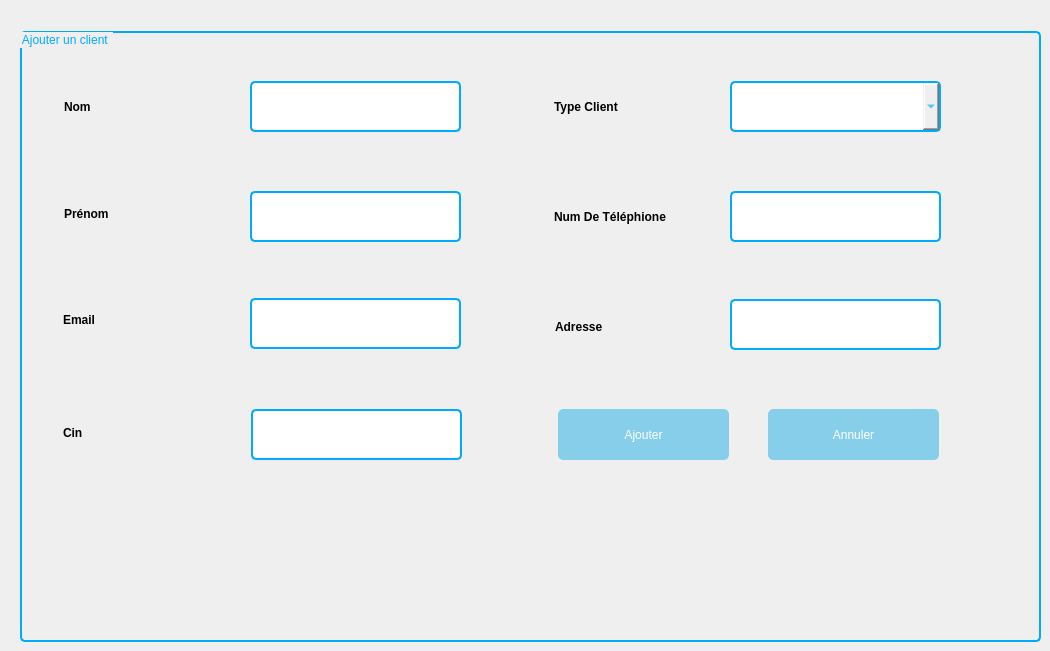
     <widget class="QWidget" name="tab_3">
      <attribute name="title">
       <string>Ajouter Client</string>
      </attribute>
      <widget class="QGroupBox" name="groupBox_10">
       <property name="geometry">
        <rect>
         <x>20</x>
         <y>31</y>
         <width>1021</width>
         <height>611</height>
        </rect>
       </property>
       <property name="styleSheet">
        <string notr="true">border: 2px solid blue; border-radius: 5px; margin-top: 1ex;
color:#00aaff;
border-color:#00aaff;</string>
       </property>
       <property name="title">
        <string>Ajouter un client </string>
       </property>
       <widget class="QLineEdit" name="lineEdit_nomCliet">
        <property name="geometry">
         <rect>
          <x>230</x>
          <y>50</y>
          <width>211</width>
          <height>51</height>
         </rect>
        </property>
       </widget>
       <widget class="QLineEdit" name="lineEdit_prenomClient">
        <property name="geometry">
         <rect>
          <x>230</x>
          <y>160</y>
          <width>211</width>
          <height>51</height>
         </rect>
        </property>
       </widget>
       <widget class="QLineEdit" name="lineEdit_numClient">
        <property name="geometry">
         <rect>
          <x>710</x>
          <y>160</y>
          <width>211</width>
          <height>51</height>
         </rect>
        </property>
       </widget>
       <widget class="QLabel" name="label_nomClient">
        <property name="geometry">
         <rect>
          <x>40</x>
          <y>60</y>
          <width>131</width>
          <height>31</height>
         </rect>
        </property>
        <property name="styleSheet">
         <string notr="true">QLabel {
    color: black;
    border: 1px solid transparent;
    font-weight: bold;
}</string>
        </property>
        <property name="text">
         <string>Nom</string>
        </property>
       </widget>
       <widget class="QLabel" name="label_prenomClient">
        <property name="geometry">
         <rect>
          <x>40</x>
          <y>167</y>
          <width>131</width>
          <height>31</height>
         </rect>
        </property>
        <property name="styleSheet">
         <string notr="true">QLabel {
    color: black;
    border: 1px solid transparent;
    font-weight: bold;
}</string>
        </property>
        <property name="text">
         <string>Prénom</string>
        </property>
       </widget>
       <widget class="QLabel" name="label_typeClient">
        <property name="geometry">
         <rect>
          <x>530</x>
          <y>60</y>
          <width>131</width>
          <height>31</height>
         </rect>
        </property>
        <property name="styleSheet">
         <string notr="true">QLabel {
    color: black;
    border: 1px solid transparent;
    font-weight: bold;
}</string>
        </property>
        <property name="text">
         <string>Type Client</string>
        </property>
       </widget>
       <widget class="QLabel" name="label_61">
        <property name="geometry">
         <rect>
          <x>530</x>
          <y>170</y>
          <width>151</width>
          <height>31</height>
         </rect>
        </property>
        <property name="styleSheet">
         <string notr="true">QLabel {
    color: black;
    border: 1px solid transparent;
    font-weight: bold;
}</string>
        </property>
        <property name="text">
         <string>Num De Téléphione</string>
        </property>
       </widget>
       <widget class="QComboBox" name="comboBox_typeClient">
        <property name="geometry">
         <rect>
          <x>710</x>
          <y>50</y>
          <width>211</width>
          <height>51</height>
         </rect>
        </property>
       </widget>
       <widget class="QPushButton" name="pushButton_addClient">
        <property name="geometry">
         <rect>
          <x>538</x>
          <y>378</y>
          <width>171</width>
          <height>51</height>
         </rect>
        </property>
        <property name="styleSheet">
         <string notr="true">QPushButton {
    background-color: skyblue;
    color: white;
    border: 1px solid skyblue;
    border-radius: 5px;
    padding: 5px 10px;
}

QPushButton:hover {
    background-color: #00aaff;
}</string>
        </property>
        <property name="text">
         <string>Ajouter</string>
        </property>
       </widget>
       <widget class="QPushButton" name="pushButton_cancel">
        <property name="geometry">
         <rect>
          <x>748</x>
          <y>378</y>
          <width>171</width>
          <height>51</height>
         </rect>
        </property>
        <property name="styleSheet">
         <string notr="true">QPushButton {
    background-color: skyblue;
    color: white;
    border: 1px solid skyblue;
    border-radius: 5px;
    padding: 5px 10px;
}

QPushButton:hover {
    background-color: #00aaff;
}</string>
        </property>
        <property name="text">
         <string>Annuler</string>
        </property>
       </widget>
       <widget class="QLabel" name="label_adresseClient">
        <property name="geometry">
         <rect>
          <x>531</x>
          <y>280</y>
          <width>131</width>
          <height>31</height>
         </rect>
        </property>
        <property name="styleSheet">
         <string notr="true">QLabel {
    color: black;
    border: 1px solid transparent;
    font-weight: bold;
}</string>
        </property>
        <property name="text">
         <string>Adresse</string>
        </property>
       </widget>
       <widget class="QLineEdit" name="lineEdit_adresseClient">
        <property name="geometry">
         <rect>
          <x>710</x>
          <y>268</y>
          <width>211</width>
          <height>51</height>
         </rect>
        </property>
       </widget>
       <widget class="QLineEdit" name="lineEdit_emailClient">
        <property name="geometry">
         <rect>
          <x>230</x>
          <y>267</y>
          <width>211</width>
          <height>51</height>
         </rect>
        </property>
       </widget>
       <widget class="QLineEdit" name="lineEdit_cinClient">
        <property name="geometry">
         <rect>
          <x>231</x>
          <y>378</y>
          <width>211</width>
          <height>51</height>
         </rect>
        </property>
       </widget>
       <widget class="QLabel" name="label_emailClient">
        <property name="geometry">
         <rect>
          <x>39</x>
          <y>273</y>
          <width>131</width>
          <height>31</height>
         </rect>
        </property>
        <property name="styleSheet">
         <string notr="true">QLabel {
    color: black;
    border: 1px solid transparent;
    font-weight: bold;
}</string>
        </property>
        <property name="text">
         <string>Email</string>
        </property>
       </widget>
       <widget class="QLabel" name="label_cinClient">
        <property name="geometry">
         <rect>
          <x>39</x>
          <y>386</y>
          <width>131</width>
          <height>31</height>
         </rect>
        </property>
        <property name="styleSheet">
         <string notr="true">QLabel {
    color: black;
    border: 1px solid transparent;
    font-weight: bold;
}</string>
        </property>
        <property name="text">
         <string>Cin</string>
        </property>
       </widget>
      </widget>
     </widget>
